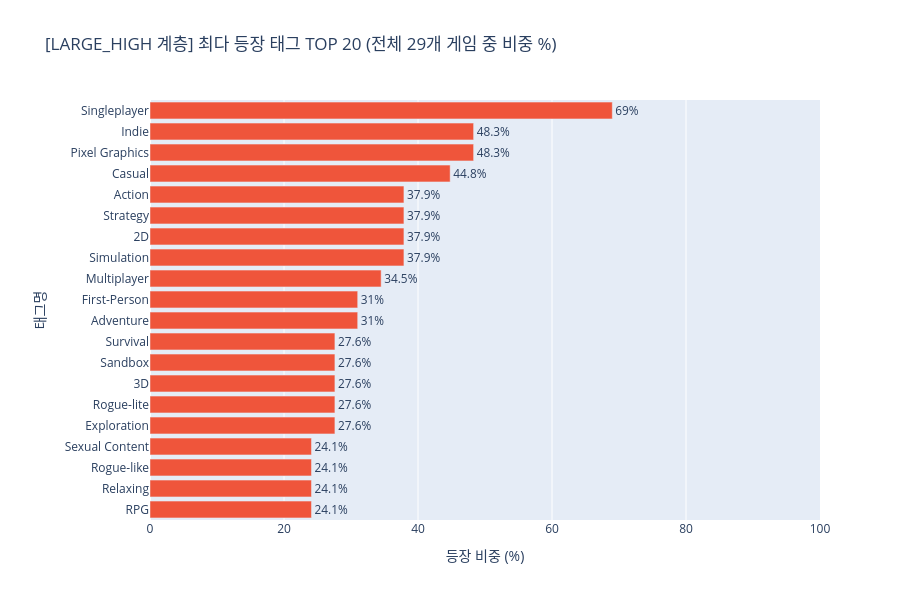

This figure's notebook cell:
### Code cell
# large_high 계층 최다 등장 태그 TOP 20
strata_list = ['large_high']
colors = ['#EF553B']

for i, s_name in enumerate(strata_list):
    s_df = df[df['stratum'] == s_name]
    total_games = len(s_df)
    
    counts = Counter()
    for tags in s_df['tags_dict']:
        for t in tags.keys():
            counts[t] += 1
                
    df_temp = pd.DataFrame(counts.most_common(20), columns=['Tag', 'Count'])
    df_temp['Ratio'] = (df_temp['Count'] / total_games * 100).round(1)
    
    fig = px.bar(
        df_temp, 
        x='Ratio', 
        y='Tag', 
        orientation='h',
        text='Ratio',
        title=f'[{s_name.upper()} 계층] 최다 등장 태그 TOP 20 (전체 {total_games}개 게임 중 비중 %)',
        labels={'Ratio': '등장 비중 (%)', 'Tag': '태그명'},
        color_discrete_sequence=[colors[i]]
    )
    
    fig.update_layout(
        yaxis={'categoryorder':'total ascending'},
        height=600,
        margin=dict(l=150),
        xaxis_range=[0, 100]
    )
    fig.update_traces(texttemplate='%{text}%', textposition='outside')
    fig.show()

### Figure 1 — Plotly figure (JSON) as saved in the notebook; plotly's stock layout.template omitted (floating-point values rounded to 4 significant figures)
{"data": [{"hovertemplate": "등장 비중 (%)=%{text}<br>태그명=%{y}<extra></extra>", "legendgroup": "", "marker": {"color": "#EF553B", "pattern": {"shape": ""}}, "name": "", "orientation": "h", "showlegend": false, "text": [69.0, 48.3, 48.3, 44.8, 37.9, 37.9, 37.9, 37.9, 34.5, 31.0, 31.0, 27.6, 27.6, 27.6, 27.6, 27.6, 24.1, 24.1, 24.1, 24.1], "textposition": "outside", "texttemplate": "%{text}%", "type": "bar", "x": [69.0, 48.3, 48.3, 44.8, 37.9, 37.9, 37.9, 37.9, 34.5, 31.0, 31.0, 27.6, 27.6, 27.6, 27.6, 27.6, 24.1, 24.1, 24.1, 24.1], "xaxis": "x", "y": ["Singleplayer", "Pixel Graphics", "Indie", "Casual", "Simulation", "2D", "Strategy", "Action", "Multiplayer", "Adventure", "First-Person", "Exploration", "Rogue-lite", "3D", "Sandbox", "Survival", "RPG", "Relaxing", "Rogue-like", "Sexual Content"], "yaxis": "y"}], "layout": {"barmode": "relative", "height": 600, "legend": {"tracegroupgap": 0}, "margin": {"l": 150}, "title": {"text": "[LARGE_HIGH 계층] 최다 등장 태그 TOP 20 (전체 29개 게임 중 비중 %)"}, "xaxis": {"anchor": "y", "domain": [0, 1], "range": [0, 100], "title": {"text": "등장 비중 (%)"}}, "yaxis": {"anchor": "x", "categoryorder": "total ascending", "domain": [0, 1], "title": {"text": "태그명"}}}}
